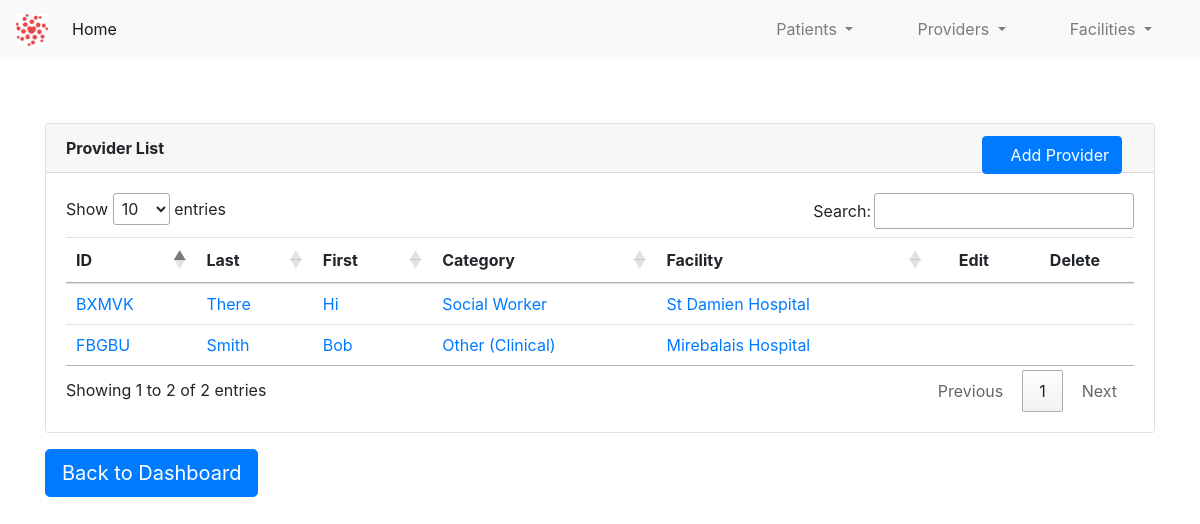
The page /providers/ on the database as committed earlier.
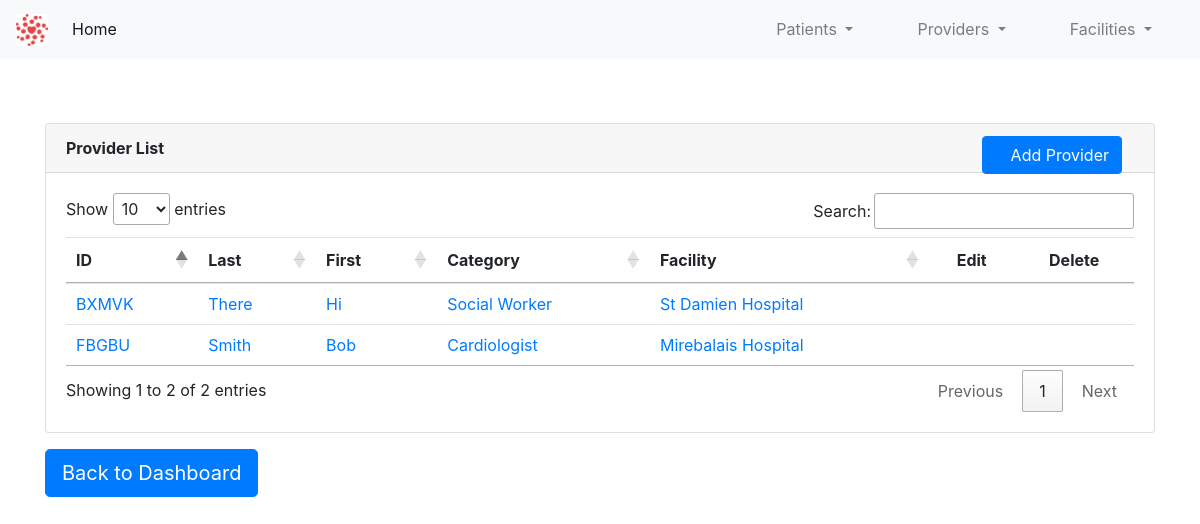
The same page on the database as committed later.
### app/providers/provider_model.py (models this page shows, shortened)
class Provider(db.Model):
    id = db.Column(db.Integer, primary_key=True)
    first_name = db.Column(db.String(30), index=True, nullable=False, info={'label': 'First Name'})
    last_name = db.Column(db.String(30), index=True, nullable=False, info={'label': 'Last Name'})
    provider_id = db.Column(db.String(10), index=True)
    provider_category_id = db.Column(db.Integer, db.ForeignKey('provider_category.id'))
    provider_facility_id = db.Column(db.Integer, db.ForeignKey('facility.id'))
    provider_category = db.relationship(ProviderCategory)
    provider_facility = db.relationship(Facility)

class ProviderCategory(db.Model):
    id = db.Column(db.Integer, primary_key=True)
    code_name = db.Column(db.String(30), index=True, nullable=False)
    name = db.Column(db.String(60), index=True, nullable=False)
    def __str__(self):
        return self.name

### app/facilities/facility_model.py (models this page shows, shortened)
class Facility(db.Model):
    id = db.Column(db.Integer, primary_key=True)
    facility_name = db.Column(db.String(30), index=True, nullable=False, info={'label': 'Facility Name'})
    facility_id = db.Column(db.String(10), index=True)
    facility_category_id = db.Column(db.Integer, db.ForeignKey('facility_category.id'))
    facility_category = db.relationship(FacilityCategory)
    def __str__(self):
        return self.facility_name

### app/providers/provider.py (the view)
@provider_bp.route('/')
def view_provider_list():
    provider_list = Provider.query.all()
    return render_template('providers.html', title="Provider List", provider_list=provider_list)

### app/providers/templates/providers.html (shortened to what this page needs)
{% extends "base.html" %}
{% block content %}
    <div class="container" style="margin-top: 4rem">
        <div class="card">
          <div class="card-header">
              <b>Provider List</b>
              <a class="btn btn-primary" href="/providers/new" role="button" style="position: absolute; right: 2rem">
                      &emsp;Add Provider
              </a>
          </div>
          <div class="card-body">
              <table class="table table-hover table-sm" id="provider-list-table">
                  <thead>
                    <tr>
                      <th scope="col">ID</th>
                      <th scope="col">Last</th>
                      <th scope="col">First</th>
                      <th scope="col">Category</th>
                      <th scope="col">Facility</th>
                      <th style="text-align: center; vertical-align: middle" scope="col" class="no-sort">Edit</th>
                      <th style="text-align: center; vertical-align: middle" scope="col" class="no-sort">Delete</th>
                    </tr>
                  </thead>
                  <tbody>
                  {% for provider in provider_list %}
                    <tr>
                      <td><a href="/providers/view/{{provider.provider_id}}">{{ provider.provider_id }}</a></td>
                      <td><a href="/providers/view/{{provider.provider_id}}">{{ provider.last_name }}</a></td>
                      <td><a href="/providers/view/{{provider.provider_id}}">{{ provider.first_name }}</a></td>
                      <td><a href="/providers/view/{{provider.provider_id}}">{{ provider.provider_category }}</a></td>
                      <td><a href="/providers/view/{{provider.provider_id}}">{{ provider.provider_facility }}</a></td>
                        <td style="text-align: center; vertical-align: middle"><a href="/providers/edit/{{provider.provider_id}}"></a></td>
                        <td style="text-align: center; vertical-align: middle"><a href="/providers/delete/{{ provider.provider_id }}"></a></td>
                    </tr>
                  {% endfor %}
                  </tbody>
              </table>
          </div>
        </div>
        <a class="btn btn-primary btn-lg mt-3" href="/index" role="button">
              Back to Dashboard</a>
    </div>
{% endblock %}

### app/templates/base.html (shortened to what this page needs)
<!DOCTYPE html>
<html lang="en">
<head>
    <link rel="stylesheet"
          href="https://stackpath.bootstrapcdn.com/bootstrap/4.5.0/css/bootstrap.min.css"
>
    <link href="//netdna.bootstrapcdn.com/bootstrap/3.0.0/css/bootstrap-glyphicons.css" rel="stylesheet">
    <link rel="stylesheet" type="text/css" href="https://cdn.datatables.net/1.10.21/css/jquery.dataTables.css">
</head>
<body>
    <nav class="navbar navbar-expand-lg navbar-light bg-light">
      <a class="navbar-brand" href="/index"><img src="/static/images/HCA_logo.png" style="height: 2rem; width: 2rem"></a>
      <div class="collapse navbar-collapse" id="navbarSupportedContent">
        <ul class="navbar-nav mr-auto">
          <li class="nav-item active">
            <a class="nav-link" href="/index">Home <span class="sr-only">(current)</span></a>
          </li>
        </ul>
        <ul class="navbar-nav ml-auto">
          <li class="nav-item dropdown mx-4">
            <a class="nav-link dropdown-toggle" href="#" id="navbarDropdown" role="button" data-toggle="dropdown" aria-haspopup="true" aria-expanded="false">
              Patients
            </a>
          </li>
          <li class="nav-item dropdown mx-4">
            <a class="nav-link dropdown-toggle" href="#" id="navbarDropdown" role="button" data-toggle="dropdown" aria-haspopup="true" aria-expanded="false">
              Providers
            </a>
          </li>
          <li class="nav-item dropdown mx-4">
            <a class="nav-link dropdown-toggle" href="#" id="navbarDropdown" role="button" data-toggle="dropdown" aria-haspopup="true" aria-expanded="false">
              Facilities
            </a>
          </li>
        </ul>
      </div>
    </nav>
    {% block content %}{% endblock %}
</body>
</html>

Rows that differ between the two databases and show on the page:
changed Provider "FBGBU": provider_category "Other (Clinical)" → "Cardiologist"
